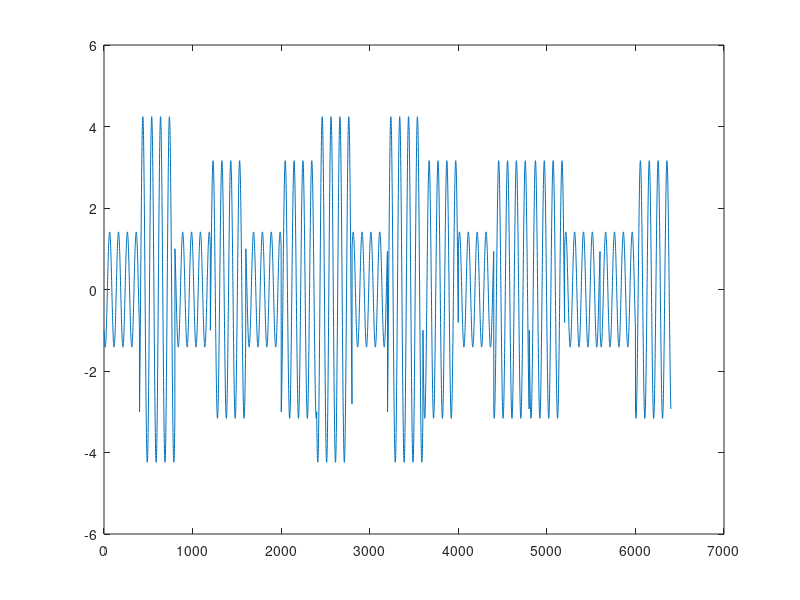
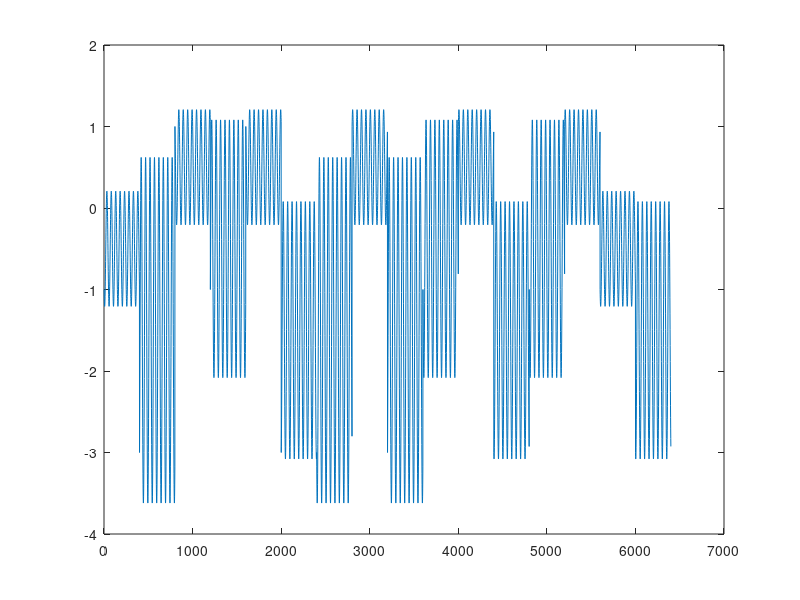
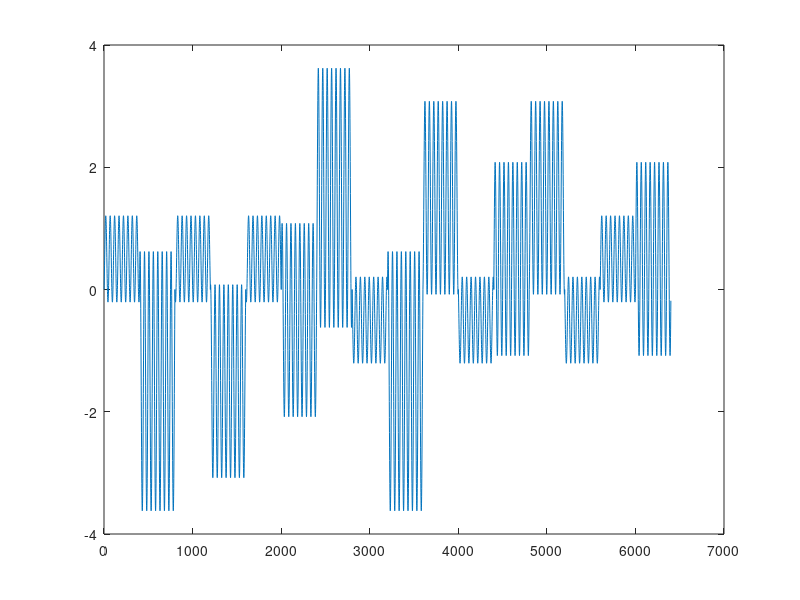

The MATLAB script that drew these images, in order:
clear all
close all
numberOfBits = 64;
x = rand(1, numberOfBits);
x( x < 0.5 ) = 0;
x( x >= 0.5 ) = 1;


% Mapa 16QAM pierscieniowa
% promienie pierscieni
r1 = 1;
r2 = 2;
mappingTable(1) = r1 * exp(1i* 0);
mappingTable(2) = r1 * exp(1i* pi/4);
mappingTable(3) = r1 * exp(1i* 3*pi/4);
mappingTable(4) = r1 * exp(1i* pi/2);
mappingTable(5) = r1 * exp(1i* 7*pi/4);
mappingTable(6) = r1 * exp(1i* 3*pi/2);
mappingTable(7) = r1 * exp(1i* pi);
mappingTable(8) = r1 * exp(1i* 5*pi/4);
mappingTable(9:16) = mappingTable(1:8) ./ r1 .* r2;

% Mapa 16QAM kwadratowa
mappingTable_16type3(1)  =   1 + 1*j;
mappingTable_16type3(2)  =   3 + 1*j;
mappingTable_16type3(3)  =   1 + 3*j;
mappingTable_16type3(4)  =   3 + 3*j;     
mappingTable_16type3(5)  =   1 + (-1)*j;
mappingTable_16type3(6)  =   1 + (-3)*j; 
mappingTable_16type3(7)  =   3 + (-1)*j; 
mappingTable_16type3(8)  =   3 + (-3)*j;
mappingTable_16type3(9)  =  -1 + 1*j;
mappingTable_16type3(10) =  -1 + 3*j;
mappingTable_16type3(11) =  -3 + 1*j;
mappingTable_16type3(12) =  -3 + (3)*j;
mappingTable_16type3(13) =  -1 + (-1)*j;
mappingTable_16type3(14) =  -3 + (-1)*j;
mappingTable_16type3(15) =  -1 + (-3)*j;
mappingTable_16type3(16) =  -3 + (-3)*j;

if mod(numberOfBits, 4) ~= 0
    error('numberOfBits must be a multiple of 4.');
end
mappedSymbols = zeros(1, numberOfBits / 4);

% Map bits to symbols
for i = 1:4:length(x)

    symbolBits = x(i:i+3);

    symbolIndex = 2^3 * symbolBits(1) + 2^2 * symbolBits(2) + 2^1 * symbolBits(3) + 2^0 * symbolBits(4);

    % Mapping
    mappedSymbols((i - 1)/4 + 1) = mappingTable_16type3( symbolIndex + 1);
    
end

symbol=ones(1,400);
s=[];
for j= 1:1:length(mappedSymbols)
   
    s=[s symbol*mappedSymbols(j)];
    
end

t = 0:2*pi/100:2*pi*length(x)-2*pi/100;
sygnal = real(s).*cos(t)-imag(s).*sin(t);
figure(1)
plot(sygnal);
Vnx=sygnal.*cos(t);
Vny=sygnal.*-1.*sin(t);
figure(2)
plot(Vnx)
figure(3)
plot(Vny)
